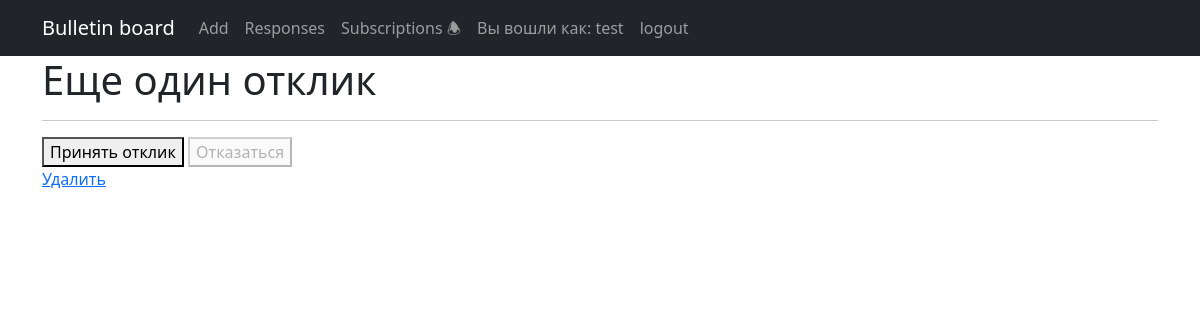
Page /responses/2/ (signed in) on the earlier database version.
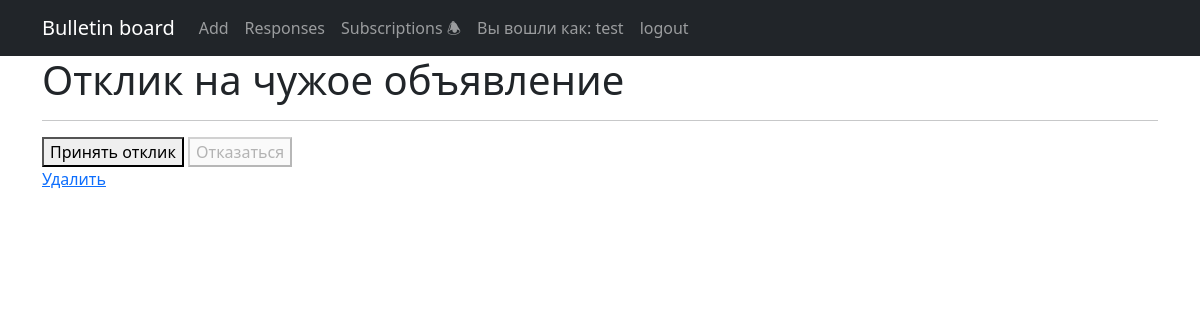
Same page on the later database version.
### ads/models.py (models this page shows, shortened)
class Response(models.Model):
    author = models.ForeignKey(User, on_delete=models.CASCADE)
    ads = models.ForeignKey(Ads, on_delete=models.CASCADE)
    text = models.TextField()
    status = models.BooleanField(default=False)

### ads/views.py (the view, shortened to what this page needs)
# urls.py: path('responses/<int:pk>/', ResponseDetail.as_view(), name='response_detail'),
class ResponseDetail(LoginRequiredMixin, DetailView):
    model = Response
    template_name = 'response_detail.html'
    context_object_name = 'response_detail'

### templates/response_detail.html (shortened to what this page needs)
{% extends 'flatpages/default.html' %}
{% block content %}
<h1>{{ response_detail.text }}</h1>
<hr>
<form method="post">
    {% if response_detail.status %}
        <button disabled>Принять отклик</button>
        <button name="action" value="unsubscribe">Отказаться</button>
    {% else %}
        <button name="action" value="subscribe">Принять отклик</button>
        <button disabled>Отказаться</button>
    {% endif %}
</form>
<a href="{% url 'response_delete' response_detail.id %}">Удалить</a>
{% endblock content %}

Differences in the rows shown:
changed Response: text "Еще один отклик" → "Отклик на чужое объявление"
